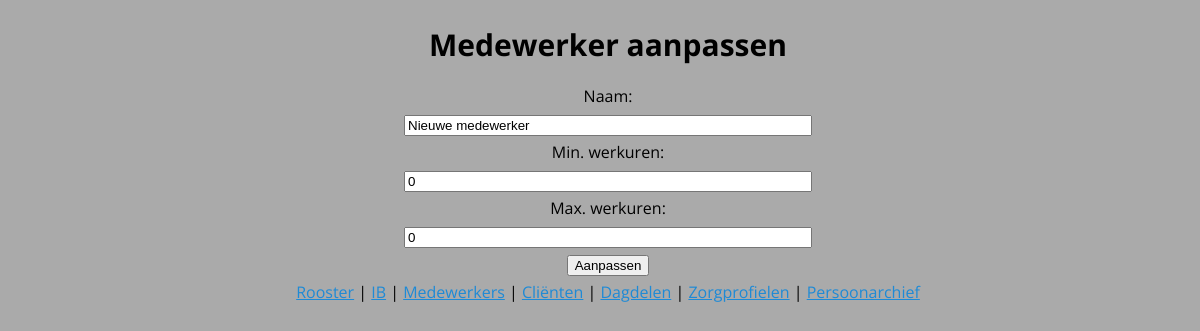
/staffs/update/2, run on an earlier commit of the app's database.
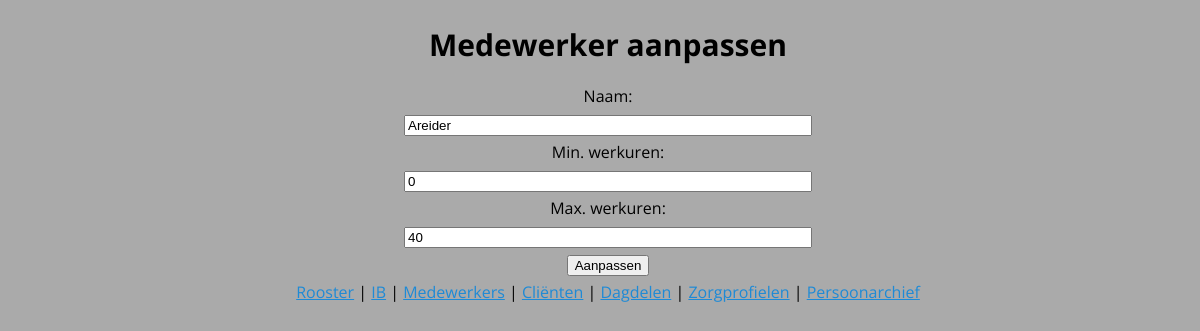
And on a later commit of the database.
### roosterapp/sql.py (models this page shows)
class Person(Base):
    __tablename__ = 'persons'
    id = Column(Integer, primary_key=True)
    name = Column(String(127))
    active = Column(Boolean, default=True)
    atttendance = relationship("Presence", backref="person", cascade="delete, delete-orphan")

class Staff(Base):
    __tablename__ = 'staffs'
    person_id = Column(Integer, ForeignKey("persons.id"), primary_key=True)
    min_hours = Column(Integer, default=0)
    max_hours = Column(Integer, default=0)
    person = relationship("Person")
    sessions = relationship("Session", backref="staff", cascade="delete, delete-orphan")

### roosterapp/routes.py (the view)
@staff_crud.route('/update/<id>', methods=['GET'])
def show_update_staff(id):
    if staff := app.db.session.query(Staff).get(id):
        return render_template('update_staff.html', staff=staff)
    else:
        return redirect(url_for('staff_crud.show_staffs'))

### roosterapp/templates/update_staff.html (shortened to what this page needs)
{% extends 'base.html' %}
{% block body %}
<h1>Medewerker aanpassen</h1>
<form action="/staffs/update/{{ staff.person_id }}" method="POST" style="width:50em;text-align: center;">
    <label for="staff_name">Naam:</label><br>
    <input type="text" name="staff_name" id="staff_name" value="{{ staff.person.name }}" style="width: 50%;"><br>
    <label for="min_hours">Min. werkuren:</label><br>
    <input type="text" name="min_hours" id="min_hours" value="{{ staff.min_hours }}" style="width: 50%;"><br>
    <label for="max_hours">Max. werkuren:</label><br>
    <input type="text" name="max_hours" id="max_hours" value="{{ staff.max_hours }}" style="width: 50%;"><br>
    <input type="submit" value="Aanpassen">
</form>
{% endblock %}

What changed in the data, as far as the page shows it:
changed Person: staff_name "Nieuwe medewerker" → "Areider"
changed Staff: max_hours "0" → "40"
